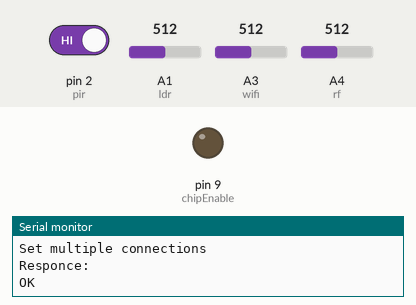
Simulated run of this sketch. Board: Arduino Uno, built with avr-gcc and run on an emulated ATmega328P. On the bench: output pins drawn as LEDs (lit = HIGH), the last lines printed to the serial monitor. The inputs (shaded band) are chosen by the test bench; at power-on: pin 2 (pir) HIGH, A1 (ldr) = 512, A3 (wifi) = 512, A4 (rf) = 512. No radio packets arrive unless stated; the modem accepts every AT command (registered, SIM ready, sends succeed) and sends nothing else.

Above: at 37.9 s.
At 63.6 s:
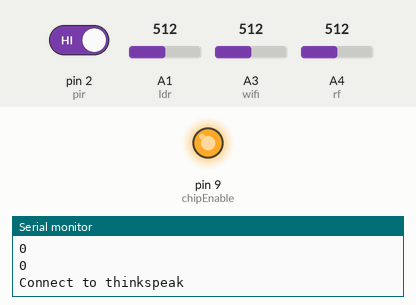
Timing chart, 0 to 93.6 s (numbered marks = the images above):
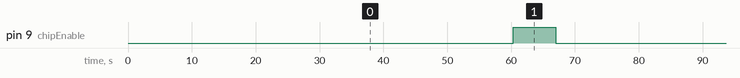

Measured:
- by itself, pin 9 (chipEnable): alternates HIGH for 6.7 s and LOW for 53.4 s

The sketch:

webAndRf.ino
```cpp
#include <SoftwareSerial.h>
#include <VirtualWire.h>

SoftwareSerial esp(10,11);

const int transmit_pin = 3;

# define SSID "99XT_Guest"
# define Pass "ext@99xt"
# define IP "184.106.153.149"

# define chipEnable 9
# define rf A4
# define wifi A3
# define motionLight A2

# define mic A4
int noiseDifference = 100;
int soundInc = 0;

float temp;
# define tempPin A3

# define pir 2
volatile int motionCount = 0;
bool state1 = false;
bool state2 = false;

# define ldr A1
int light =0;

unsigned int previousTime =0;
int timeout = 60000;

void setup() {

 pinMode(mic,INPUT);

  pinMode(pir,INPUT);
  digitalWrite(2,HIGH);
  attachInterrupt(0,motion,FALLING);

 pinMode(ldr,INPUT);
 pinMode(tempPin,INPUT);
 pinMode(chipEnable,OUTPUT);

 digitalWrite(chipEnable,LOW);
 Serial.begin(9600);

 vw_set_tx_pin(transmit_pin);
 vw_setup(2000);

 esp.begin(9600);
 setESP();
}


void loop() {
//loop to run until the timeout
 unsigned int currentTime = millis();
 if((currentTime-previousTime)<timeout){

    lightLevel();
   temperatureReading();
   soundLevel();
  }

 if((currentTime-previousTime)>timeout){

    previousTime = currentTime;
    rfTransmission();
    updateESP();
  }
}

void lightLevel(){
  light = analogRead(ldr);
  }

void temperatureReading(){

  temp = analogRead(tempPin);
  temp = temp * 0.48828125;
  }
void motion(){

  motionCount++;
  digitalWrite(motionLight,!(digitalRead(motionLight)));
  }

void soundLevel(){

  int i=  analogRead(mic);
  delay(50);
  if(i<524-noiseDifference || i>524+noiseDifference){
  //Serial.println(i);
  soundInc++;
 }

  }
void setESP(){
  esp.println("AT");
  readEsp(1000, "Send AT:");
  esp.println("AT+CIOBAUD=9600");
  readEsp(1000,"Set baudrate");
  esp.println("AT+CWMODE=3");
  readEsp(1000,"Set mode");
  String cmd="AT+CWJAP=\"";
  cmd+=SSID;
  cmd+="\",\"";
  cmd+=Pass;
  cmd+="\"";
  esp.println(cmd);
  readEsp(3000,"Connect to WiFi");
  esp.println("AT+CIFSR");
  readEsp(3000,"Check IP");
  esp.println("AT+CIPMUX=1");
  readEsp(500,"Set multiple connections");
  }
void updateESP(){

  digitalWrite(wifi,HIGH);
  digitalWrite(chipEnable,HIGH);
  delay(500);
  Serial.println(light);
  Serial.println(temp);
  Serial.println(motionCount);
  Serial.println(soundInc);


  String cmd = "AT+CIPSTART=4,\"TCP\",\"";
  cmd += "184.106.153.149";
  cmd += "\",80";
  esp.println(cmd);
  readEsp(2000,"Connect to thinkspeak");
  String str1 = "GET /update?key=UATXNCJ6374OSGZO&field1=" + String(light) + "&field2="+String(temp)+ "&field3="+String(motionCount)+"&field4="+String(soundInc)+"\r\n"+"\r\n";
  String cmd1 = "AT+CIPSEND=4,";
  cmd1 += str1.length();
  esp.println(cmd1);

  if (esp.find(">"))
  {
    esp.println(str1);
    readEsp(2000,"Updating to thinkspeak");
    }
  else Serial.println ("Couldn't find");

  digitalWrite(wifi,LOW);
  light = 0;
  temp = 0;
  motionCount = 0;
  soundInc = 0;
  digitalWrite(chipEnable,LOW);
}

  bool readEsp(int time1,String cmnds){
  String catchResponce;
  Serial.println(cmnds);
  delay(time1);
  if (esp.available())
  {
    while(esp.available())
    {
      catchResponce=esp.readString();

      }
      Serial.print ("Responce: ");
      Serial.println(catchResponce);
    }

  }
void rfTransmission(){
  digitalWrite(rf, HIGH);
  for(int i=0;i<5;i++){
    String msg = "light="+String(light)+"&temperature="+String(temp)+"&motions="+String(motionCount)+"&sounds="+String(soundInc);
    char sender[msg.length()];
    //int msgLength = msg.length();
    //char char_array[msgLength];
    msg.toCharArray(sender,msg.length());
    vw_send((uint8_t *)sender, strlen(sender));
    vw_wait_tx(); // Wait until the whole message is gone
  }
  Serial.println("Message sent complete");
  digitalWrite(rf, LOW);
}
```
